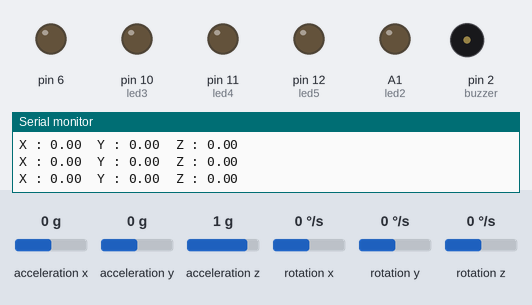
Bench run of a sketch on a simulated Arduino Nano, built with avr-gcc and run on an emulated ATmega328P. Shown: output pins drawn as LEDs (lit = HIGH), buzzer (waves = sounding), the last lines printed to the serial monitor. Dashed ring = blinking. The test bench sets the inputs (shaded band); at power-on: acceleration x 0 g, acceleration y 0 g, acceleration z 1 g, rotation x 0 °/s, rotation y 0 °/s, rotation z 0 °/s.

Above: at 3.4 s.
3.5 s: acceleration x set to -0.7 g
6.5 s: acceleration x set to -1 g
At 6.9 s:
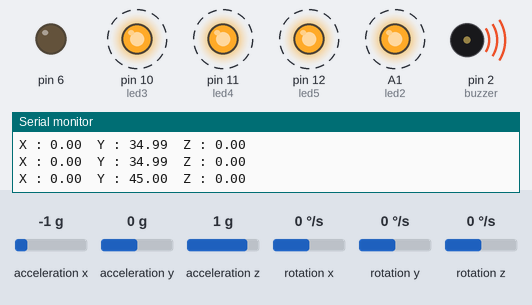
9.5 s: acceleration y set to -0.4 g
12.5 s: acceleration y set to -0.7 g
At 13.3 s:
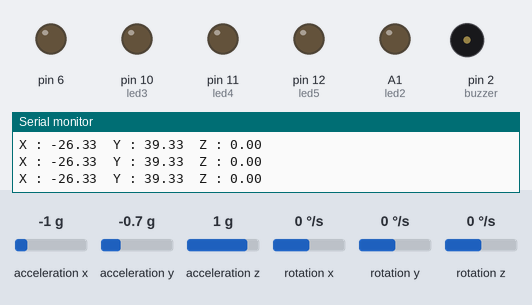
15.5 s: acceleration x set to -1.4 g
At 15.9 s:
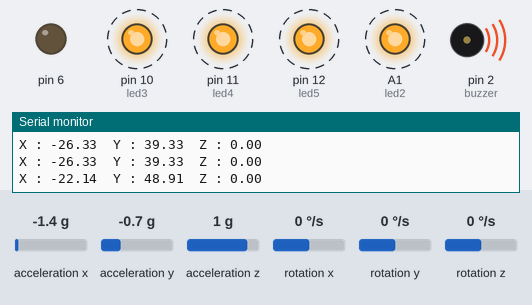
18.5 s: acceleration x set to -1.2 g
21.5 s: acceleration x set to -0.9 g
At 22.1 s:
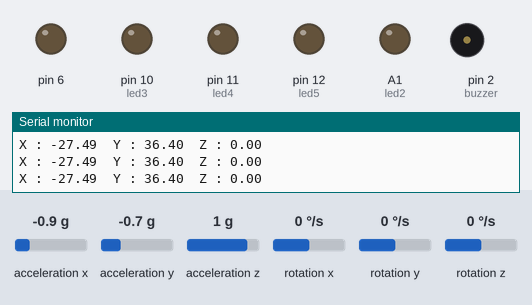
Timing chart, 0 to 24.5 s (numbered marks = the images above; inputs shaded):
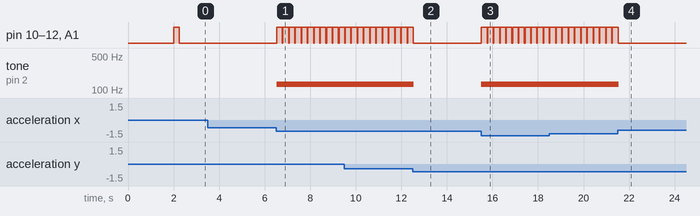

Measured:
- the behaviour switches between -0.8 and -0.9 g on acceleration x (found by bisection; images 0 and 1)
- the behaviour switches between -0.5 and -0.6 g on acceleration y (found by bisection; images 1 and 2)
- the behaviour switches between -1.1 and -1 g on acceleration x (found by bisection; images 3 and 4)
- after the input at 6.5 s, pin 10 (led3), pin 11 (led4), pin 12 (led5), A1 (led2): alternates HIGH for 0.25 s and LOW for 0.02 s, starting at once; tone on pin 2 (buzzer): silent → 131 Hz at once
- after the input at 12.5 s, pin 10 (led3), pin 11 (led4), pin 12 (led5), A1 (led2): goes on until 12.5 s, then stays LOW; tone on pin 2 (buzzer): 131 Hz → silent after 0.05 s
- after the input at 15.5 s, pin 10 (led3), pin 11 (led4), pin 12 (led5), A1 (led2): alternates HIGH for 0.25 s and LOW for 0.02 s, starting at once; tone on pin 2 (buzzer): silent → 131 Hz at once
- after the input at 21.5 s, pin 10 (led3), pin 11 (led4), pin 12 (led5), A1 (led2): goes on until 21.5 s, then stays LOW; tone on pin 2 (buzzer): 131 Hz → silent at once

The sketch:

Hand_in_Harmony.ino
```cpp
/*Tommy Wei, Joshua Obljubek, Jessie Yin, Eileen Yang
2/18/2024
Cited Libraries:
rfetick, 2/18/2024, MPU6050LIGHT, 1.2.1, https://github.com/rfetick/MPU6050_light
*/
#include <HID.h>


#include "Wire.h"
#include <MPU6050_light.h>
#define NOTE_B0 31
#define NOTE_C1 33
#define NOTE_CS1 35
#define NOTE_D1 37
#define NOTE_DS1 39
#define NOTE_E1 41
#define NOTE_F1 44
#define NOTE_FS1 46
#define NOTE_G1 49
#define NOTE_GS1 52
#define NOTE_A1 55
#define NOTE_AS1 58
#define NOTE_B1 62
#define NOTE_C2 65
#define NOTE_CS2 69
#define NOTE_D2 73
#define NOTE_DS2 78
#define NOTE_E2 82
#define NOTE_F2 87
#define NOTE_FS2 93
#define NOTE_G2 98
#define NOTE_GS2 104
#define NOTE_A2 110
#define NOTE_AS2 117
#define NOTE_B2 123
#define NOTE_C3 131
#define NOTE_CS3 139
#define NOTE_D3 147
#define NOTE_DS3 156
#define NOTE_E3 165
#define NOTE_F3 175
#define NOTE_FS3 185
#define NOTE_G3 196
#define NOTE_GS3 208
#define NOTE_A3 220
#define NOTE_AS3 233
#define NOTE_B3 247
#define NOTE_C4 262
#define NOTE_CS4 277
#define NOTE_D4 294
#define NOTE_DS4 311
#define NOTE_E4 330
#define NOTE_F4 349
#define NOTE_FS4 370
#define NOTE_G4 392
#define NOTE_GS4 415
#define NOTE_A4 440
#define NOTE_AS4 466
#define NOTE_B4 494
#define NOTE_C5 523
#define NOTE_CS5 554
#define NOTE_D5 587
#define NOTE_DS5 622
#define NOTE_E5 659
#define NOTE_F5 698
#define NOTE_FS5 740
#define NOTE_G5 784
#define NOTE_GS5 831
#define NOTE_A5 880
#define NOTE_AS5 932
#define NOTE_B5 988
#define NOTE_C6 1047
#define NOTE_CS6 1109
#define NOTE_D6 1175
#define NOTE_DS6 1245
#define NOTE_E6 1319
#define NOTE_F6 1397
#define NOTE_FS6 1480
#define NOTE_G6 1568
#define NOTE_GS6 1661
#define NOTE_A6 1760
#define NOTE_AS6 1865
#define NOTE_B6 1976
#define NOTE_C7 2093
#define NOTE_CS7 2217
#define NOTE_D7 2349
#define NOTE_DS7 2489
#define NOTE_E7 2637
#define NOTE_F7 2794
#define NOTE_FS7 2960
#define NOTE_G7 3136
#define NOTE_GS7 3322
#define NOTE_A7 3520
#define NOTE_AS7 3729
#define NOTE_B7 3951
#define NOTE_C8 4186
#define NOTE_CS8 4435
#define NOTE_D8 4699
#define NOTE_DS8 4978

int buttonState = 0;
int buzzer = 2;
int led1 = A7;
int led2 = A1;
int led3 = 10;
int led4 = 11;
int led5 = 12;

MPU6050 mpu(Wire);
unsigned long timer = 0;

void setup() {
  Serial.begin(9600);
  Wire.begin();
  pinMode(buzzer, OUTPUT);
  pinMode(6, OUTPUT);
  byte status = mpu.begin();
  Serial.print(F("MPU6050 status: "));
  Serial.println(status);
  while (status != 0) {}

  Serial.println(F("Calculating offsets, do not move MPU6050"));
  delay(1000);
  mpu.calcOffsets();
  Serial.println("Done!\n");

  pinMode(led1, OUTPUT);
  pinMode(led2, OUTPUT);
  pinMode(led3, OUTPUT);
  pinMode(led4, OUTPUT);
  pinMode(led5, OUTPUT);

    digitalWrite(led1, HIGH);
    digitalWrite(led2, HIGH);
    digitalWrite(led3, HIGH);
    digitalWrite(led4, HIGH);
    digitalWrite(led5, HIGH);
    delay(250);
    digitalWrite(led1, LOW);
    digitalWrite(led2, LOW);
    digitalWrite(led3, LOW);
    digitalWrite(led4, LOW);
    digitalWrite(led5, LOW);
}

void loop() {


  int sumx = 0;
  int sumy = 0;
  int sumz = 0;

  digitalWrite(6, LOW);

  for (int i = 0; i < 10; i++) {
    mpu.update();
    sumx += mpu.getAngleX();
    sumy += mpu.getAngleY();
    sumz += mpu.getAngleZ();
  }

  sumx = sumx / 10;
  sumy = sumy / 10;
  sumz = sumz / 10;

  if (sumy > 40) {
    tone(buzzer, NOTE_C3);
    digitalWrite(led1, HIGH);
    digitalWrite(led2, HIGH);
    digitalWrite(led3, HIGH);
    digitalWrite(led4, HIGH);
    digitalWrite(led5, HIGH);
    delay(250);
  } else if (sumx > 40) {
    tone(buzzer, NOTE_D3);
    digitalWrite(led1, HIGH);
    digitalWrite(led2, HIGH);
    digitalWrite(led3, HIGH);
    digitalWrite(led4, HIGH);
    digitalWrite(led5, HIGH);
    delay(250);
  } else if (sumy < -40) {
    tone(buzzer, NOTE_E3);
    digitalWrite(led1, HIGH);
    digitalWrite(led2, HIGH);
    digitalWrite(led3, HIGH);
    digitalWrite(led4, HIGH);
    digitalWrite(led5, HIGH);
    delay(250);
  }else if (sumx < -40) {
    tone(buzzer, NOTE_F3);
    digitalWrite(led1, HIGH);
    digitalWrite(led2, HIGH);
    digitalWrite(led3, HIGH);
    digitalWrite(led4, HIGH);
    digitalWrite(led5, HIGH);
    delay(250);
  }else if (sumz > 70) {
    tone(buzzer, NOTE_G3);
    digitalWrite(led1, HIGH);
    digitalWrite(led2, HIGH);
    digitalWrite(led3, HIGH);
    digitalWrite(led4, HIGH);
    digitalWrite(led5, HIGH);
    delay(250);
  }  else if (sumz < -80) {
    tone(buzzer, NOTE_A3);
    digitalWrite(led1, HIGH);
    digitalWrite(led2, HIGH);
    digitalWrite(led3, HIGH);
    digitalWrite(led4, HIGH);
    digitalWrite(led5, HIGH);
    delay(250);
  }  else {
    noTone(buzzer);
    digitalWrite(led1, LOW);
    digitalWrite(led2, LOW);
    digitalWrite(led3, LOW);
    digitalWrite(led4, LOW);
    digitalWrite(led5, LOW);
  }    digitalWrite(led1, LOW);
    digitalWrite(led2, LOW);
    digitalWrite(led3, LOW);
    digitalWrite(led4, LOW);
    digitalWrite(led5, LOW);
  Serial.print("X : ");
  Serial.print(mpu.getAngleX());
  Serial.print("\tY : ");
  Serial.print(mpu.getAngleY());
  Serial.print("\tZ : ");
  Serial.println(mpu.getAngleZ());
}
```
